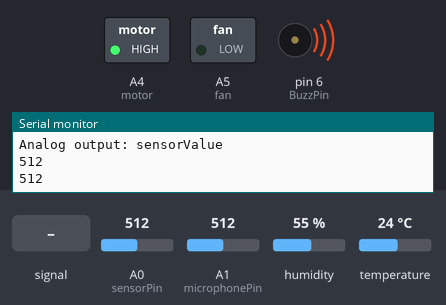
Bench run of a sketch on a simulated Arduino Uno, built with avr-gcc and run on an emulated ATmega328P. Parts: switched loads named in the sketch (green lamp = pin HIGH), buzzer (waves = sounding, pin HIGH), the last lines printed to the serial monitor. The inputs (shaded band) are chosen by the test bench; at power-on: temperature 24 °C, A0 (sensorPin) = 512, A1 (microphonePin) = 512, humidity 55 %.

Above: at 1.2 s.
1.3 s: A1 (microphonePin) fed a 200 Hz sine of ±460 counts around its level
At 3.5 s:
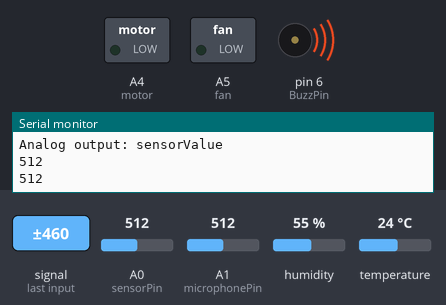
4.2 s: temperature set to 21 °C
At 5.1 s:
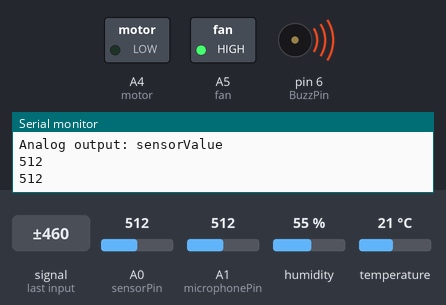
5.8 s: A0 (sensorPin) set to 692
7.3 s: A0 (sensorPin) set to 717
At 8.3 s:
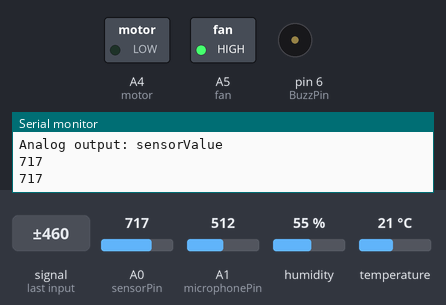
9.0 s: A1 (microphonePin) set to 30
At 11.3 s:
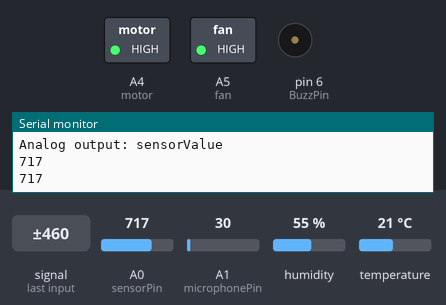
Timing chart, 0 to 12.8 s (numbered marks = the images above; inputs shaded):
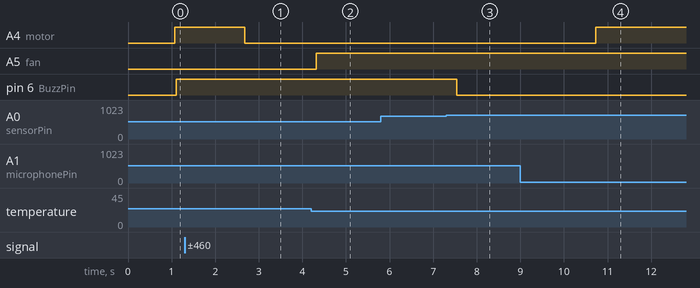

The sketch:

Baby_Cradle.ino
```cpp
#include "DHT.h"

#define DHTPIN 3
#define DHTTYPE DHT11   // DHT 11

#define sensorPin A0
#define BuzzPin 6

 const int microphonePin = A1;
const int threshold =900;

DHT dht(DHTPIN, DHTTYPE);
float outputValue;
float tempVal;
float humVal;
#define fan A5
#define motor A4

// DHT11 Settings ============== end ==============


float  getTemperature(){

// Read temperature as Celsius (the default)
  float t = dht.readTemperature();
  if (isnan(t)) {
    Serial.println(F("Failed to read from DHT sensor!"));
    return 0.00;
  }
  return t;
}


float  getHumidity(){

// Read temperature as Celsius (the default)
  float h = dht.readHumidity();
  if (isnan(h)) {
    Serial.println(F("Failed to read from DHT sensor!"));
    return 0.00;
  }
  return h;
}


void setup()
{
  // Debug console
  Serial.begin(9600);
  dht.begin();
   pinMode(motor, OUTPUT);
   pinMode(fan, OUTPUT);
  pinMode(BuzzPin, OUTPUT);
//  digitalWrite(BuzzPin, LOW);

}

void loop(){
  int mn = 1024;
  int mx = 0;

  for (int i = 0; i < 10000; ++i) {

    int val = analogRead(microphonePin);

    mn = min(mn, val);
    mx = max(mx, val);
  }

  int delta = mx - mn;

  Serial.print("Min=");
  Serial.print(mn);
  Serial.print(" Max=");
  Serial.print(mx);
  Serial.print(" Delta=");
  Serial.println(delta);

if (mx > 900){
  analogWrite(motor,0);

}else{
  analogWrite(motor,255);
}

  tempVal = getTemperature();// or dht.readTemperature(true) for Fahrenheit
  Serial.print("Temperature: ");
  Serial.println(tempVal);

  if( tempVal >=23){
    analogWrite(fan,0);
    }
    else  {
     analogWrite(fan,255);
      }
  humVal = getHumidity(); // or dht.readTemperature(true) for Fahrenheit
  Serial.print(" Humidity: ");
  Serial.println(humVal);

  Serial.print("Analog output: ");

  Serial.println(readSensor());

  delay(500);

}
int readSensor() {
  int sensorValue = analogRead(sensorPin);  // Read the analog value from the rain sensor
    Serial.println("sensorValue");
   Serial.println(sensorValue);
  // Assuming a threshold of 500, adjust as necessary
  if (sensorValue <= 700) {
    digitalWrite(BuzzPin, HIGH);  // Turn the buzzer on if sensor value is above the threshold
  } else {
    digitalWrite(BuzzPin, LOW);   // Turn the buzzer off if sensor value is below the threshold
  }

  return sensorValue;             // Return analog rain value
}
```

Measured:
- the behaviour switches between 23 and 22 °C on temperature (found by bisection; images 1 and 2)
- the behaviour switches between 700 and 701 on A0 (sensorPin) (found by bisection; images 2 and 3)
- after the input at 1.3 s, A4 (motor): HIGH → LOW after 1.4 s
- after the input at 4.2 s, A5 (fan): LOW → HIGH after 0.11 s
- after the input at 7.3 s, pin 6 (BuzzPin): HIGH → LOW after 0.24 s
- after the input at 9.0 s, A4 (motor): LOW → HIGH after 1.7 s
